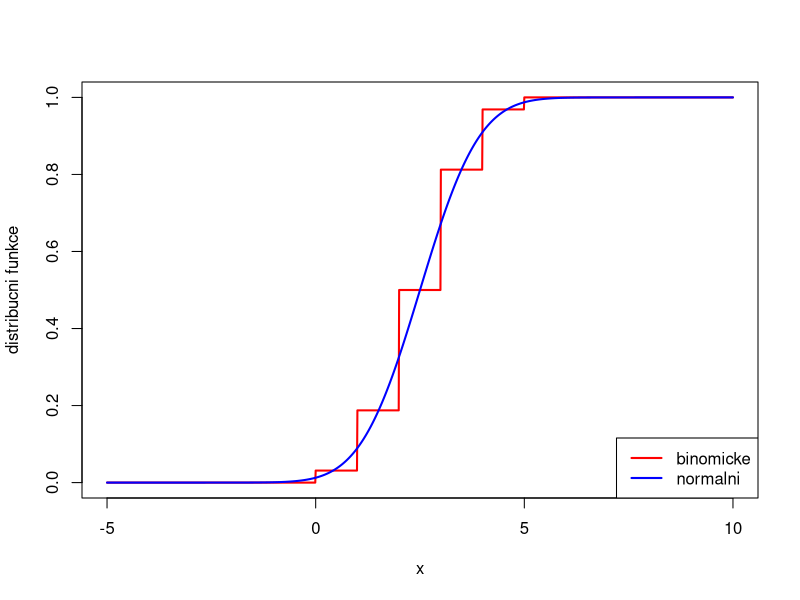

Here is the R script that generated this plot:
#	Priklad 10 

# Moivreova-Laplaceova veta: 
# Graficke porovnani binomickeho a normalniho rozdeleni

n <- 5
theta <- 0.5

EX <- n * theta
DX <- n * theta * (1 - theta)

x <- seq (0 - 5, n + 5, by = 0.01)
F <- pbinom (x, size = n, prob = theta)
F.norm <- pnorm (x, mean = EX, sd = sqrt (DX))

plot (x, F, type = "l", col = "red", lwd = 2, ylab = "distribucni funkce")
lines (x, F.norm, col = "blue", lwd = 2)
legend ("bottomright", c("binomicke", "normalni"), col = c ("red", "blue"), lwd = 2)
